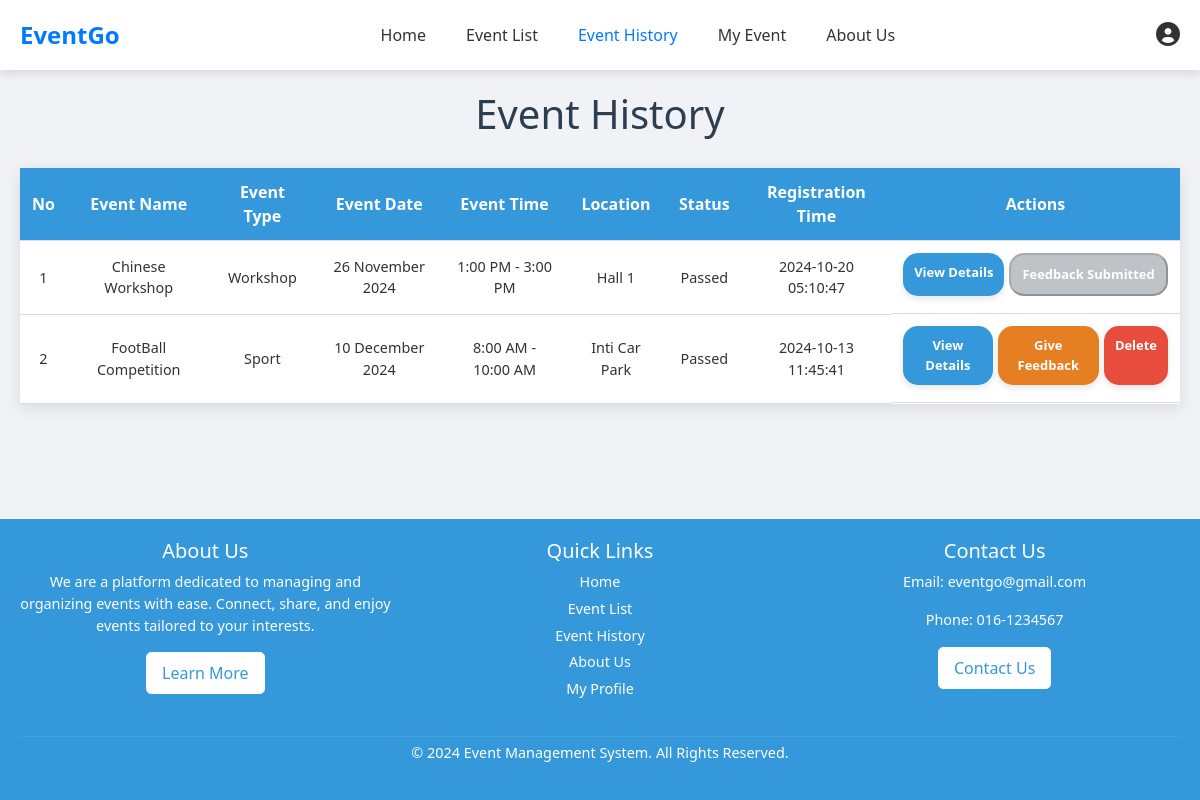
Page /event_history.php (signed in) on the committed database.
### tables this page shows
CREATE TABLE `events` (
  `event_id` int(11) NOT NULL,
  `event_name` varchar(150) NOT NULL,
  `event_type` varchar(50) NOT NULL,
  `image` varchar(255) NOT NULL,
  `location` varchar(255) NOT NULL,
  `date` date NOT NULL,
  `start_time` time NOT NULL,
  `end_time` time NOT NULL,
  `description` text NOT NULL,
  `slots` int(11) NOT NULL,
  `created_by` int(11) NOT NULL,
  `status` varchar(20) NOT NULL,
  `time_created` timestamp NOT NULL DEFAULT current_timestamp()
);

### event_history.php (the view, shortened to what this page needs)
<?php
include 'header.php';
$user_id = $_SESSION['user_id'];
$query = "SELECT e.*, er.registration_date,
          (SELECT COUNT(*) FROM feedback f WHERE f.event_id = e.event_id AND f.user_id = ?) as feedback_submitted
          FROM events e
          JOIN event_registrations er ON e.event_id = er.event_id
          WHERE er.user_id = ?
          ORDER BY er.registration_date DESC";
$stmt = $conn->prepare($query);
$stmt->bind_param("ii", $user_id, $user_id);
$stmt->execute();
$result = $stmt->get_result();
?>
<!DOCTYPE html>
<html lang="en">
<head>
    <link rel="stylesheet" href="https://cdnjs.cloudflare.com/ajax/libs/font-awesome/6.0.0-beta3/css/all.min.css">
    <link href="https://cdn.jsdelivr.net/npm/bootstrap@5.2.1/dist/css/bootstrap.min.css" rel="stylesheet">
</head>
<body>
    <div class="container">
        <h1>Event History</h1>
        <?php if ($result->num_rows > 0): ?>
            <table>
                <thead>
                    <tr>
                        <th>No</th>
                        <th>Event Name</th>
                        <th>Event Type</th>
                        <th>Event Date</th>
                        <th>Event Time</th>
                        <th>Location</th>
                        <th>Status</th>
                        <th>Registration Time</th>
                        <th>Actions</th>
                    </tr>
                </thead>
                <tbody>
                    <?php
                    $counter = 1;
                    $today = date("Y-m-d");
                    while ($event = $result->fetch_assoc()):
                        $event_date = $event['date'];
                        $feedback_submitted = $event['feedback_submitted'];
                        $event_status = ($event_date > $today) ? "Upcoming" : "Passed";
                    ?>
                        <tr>
                            <td><?php echo $counter++; ?></td>
                            <td><?php echo $event['event_name']; ?></td>
                            <td><?php echo $event['event_type']; ?></td>
                            <td><?php echo date("j F Y", strtotime($event['date'])); ?></td>
                            <td><?php echo date("g:i A", strtotime($event['start_time'])); ?> - <?php echo date("g:i A", strtotime($event['end_time'])); ?></td>
                            <td><?php echo $event['location']; ?></td>
                            <td><?php echo $event_status; ?></td>
                            <td><?php echo $event['time_created']; ?></td>
                            <td class="table-actions">
                                <div class="action-buttons">
                                    <a href="event_details.php?id=<?php echo $event['event_id']; ?>" class="action-button">View Details</a>
                                    <?php if ($feedback_submitted > 0): ?>
                                        <button class="action-button feedback-button feedback-disabled" disabled>Feedback Submitted</button>
                                    <?php elseif ($event_date > $today): ?>
                                        <button class="action-button feedback-button feedback-disabled" disabled>Feedback Unavailable</button>
                                    <?php else: ?>
                                        <a href="feedback.php?id=<?php echo $event['event_id']; ?>" class="action-button feedback-button">Give Feedback</a>
                                    <?php endif; ?>
                                    <?php if ($event_date >= $today): ?>
                                        <a href="delete_registration.php?id=<?php echo $event['event_id']; ?>"
                                        class="action-button delete-button"
                                        onclick="return confirmDelete()">Delete</a>
                                    <?php endif; ?>
                                </div>
                            </td>
                        </tr>
                    <?php endwhile; ?>
                </tbody>
            </table>
        <?php else: ?>
            <p class="no-events-message">You have not registered for any events yet.</p>
        <?php endif; ?>
    </div>
</body>
</html>
<?php
include 'footer.php';
?>

### header.php (style rules this page uses)
body { font-family: 'Segoe UI', Tahoma, Geneva, Verdana, sans-serif; margin: 0; padding: 0; background-color: #f5f5f5; }

### event_history.php (style rules this page uses)
body ,html { margin: 0; padding: 0; height: 100%; display: flex; flex-direction: column; font-family: 'Segoe UI', Tahoma, Geneva, Verdana, sans-serif; background-color: #f0f2f5; color: #333; }
.container { flex: 1; max-width: 1200px; margin: 0 auto; padding: 20px; }
h1 { text-align: center; font-size: 2.5em; margin-bottom: 30px; color: #2c3e50; }
table { width: 100%; border-collapse: collapse; margin-top: 20px; background-color: #fff; box-shadow: 0 4px 15px rgba(0, 0, 0, 0.1); }
table th, table td { padding: 12px; text-align: left; border-bottom: 1px solid #ddd; font-size: 0.9em; text-align: center; }
table th { background-color: #3498db; color: white; font-size: 1em; }
.action-button { background-color: #3498db !important; color: white !important; padding: 10px 11px; border-radius: 15px; font-size: 0.9em; text-decoration: none; font-weight: bold; transition: background-color 0.3s ease, box-shadow 0.3s ease; margin-bottom: 5px; box-shadow: 0 3px 6px rgba(0, 0, 0, 0.1); }
.feedback-button { background-color: #e67e22 !important; color: white !important; }
.delete-button { background-color: #e74c3c !important; color: white !important; }
.feedback-disabled { background-color: #bdc3c7 !important; cursor: not-allowed; box-shadow: none; }
.action-buttons { display: flex; gap: 5px; }
.table-actions { display: flex; justify-content: flex-start; align-items: center; }

### rows in the picture
events: event_name "Chinese Workshop", event_type "Workshop", date "26 November 2024", start_time "1:00 PM", end_time "3:00 PM", location "Hall 1", time_created "2024-10-20 05:10:47", shows "Feedback Submitted"
events: event_name "FootBall Competition", event_type "Sport", date "10 December 2024", start_time "8:00 AM", end_time "10:00 AM", location "Inti Car Park", time_created "2024-10-13 11:45:41"
